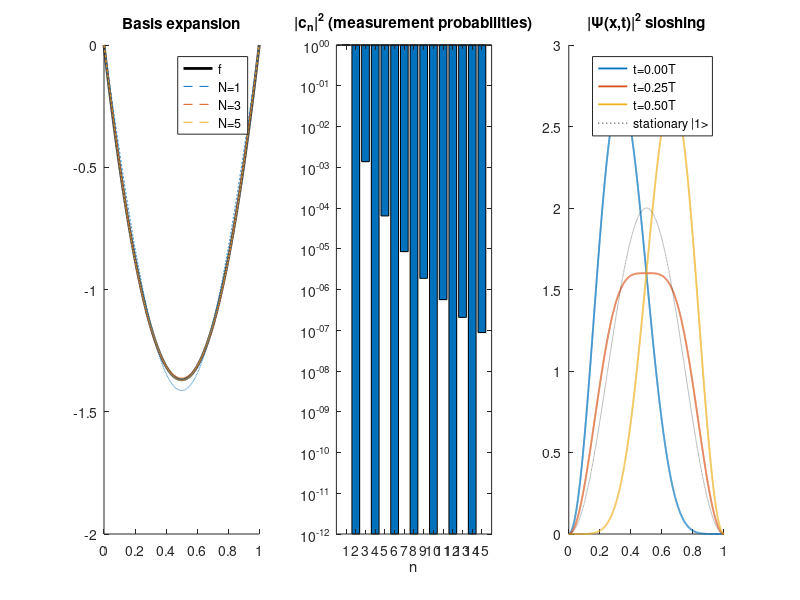

Source code (MATLAB):
% Wk02 - Particle in a box: basis expansion, measurement & dynamics
% Physical Chemistry 2 - Prof. S. Joon Kwon - SPMDL - SKKU
% hbar = m = L = 1.  c_n = -8 sqrt(15)/(n^3 pi^3) (odd n), <E> = 5.

L = 1; x = linspace(0, L, 4001);
psi = @(n) sqrt(2/L)*sin(n*pi*x/L);
En  = @(n) n^2*pi^2/2;

f = sqrt(30/L^5)*x.*(x - L);                 % lecture convention
fprintf('normalization: %.6f\n', trapz(x, f.^2));

N = 15; c = zeros(1, N);
for n = 1:N, c(n) = trapz(x, psi(n).*f); end
fprintf(' n   c_n         analytic     |c_n|^2\n');
for n = 1:2:7
    fprintf('%2d  %10.6f  %10.6f  %10.6f\n', n, c(n), -8*sqrt(15)/(n^3*pi^3), c(n)^2);
end
fprintf('Parseval: %.6f,  <E> = %.5f (analytic 5)\n', sum(c.^2), sum(c.^2.*arrayfun(En, 1:N)));

figure(1);
subplot(1,3,1); hold on; plot(x, f, 'k-', 'LineWidth', 2);
for Np = [1 3 5]
    g = zeros(size(x)); for n = 1:Np, g = g + c(n)*psi(n); end
    plot(x, g, '--');
end
title('Basis expansion'); legend('f', 'N=1', 'N=3', 'N=5');

subplot(1,3,2); bar(1:N, max(c.^2, 1e-12)); set(gca, 'YScale', 'log');
xlabel('n'); title('|c_n|^2 (measurement probabilities)');

subplot(1,3,3); hold on;
c1 = 2/sqrt(5); c2 = 1/sqrt(5); Tp = 2*pi/(En(2) - En(1));
for frac = [0 0.25 0.5]
    t = frac*Tp;
    Psi = c1*psi(1)*exp(-1i*En(1)*t) + c2*psi(2)*exp(-1i*En(2)*t);
    plot(x, abs(Psi).^2, 'LineWidth', 1.3, 'DisplayName', sprintf('t=%.2fT', frac));
end
plot(x, psi(1).^2, 'k:', 'DisplayName', 'stationary |1>');
legend; title('|\Psi(x,t)|^2 sloshing');
